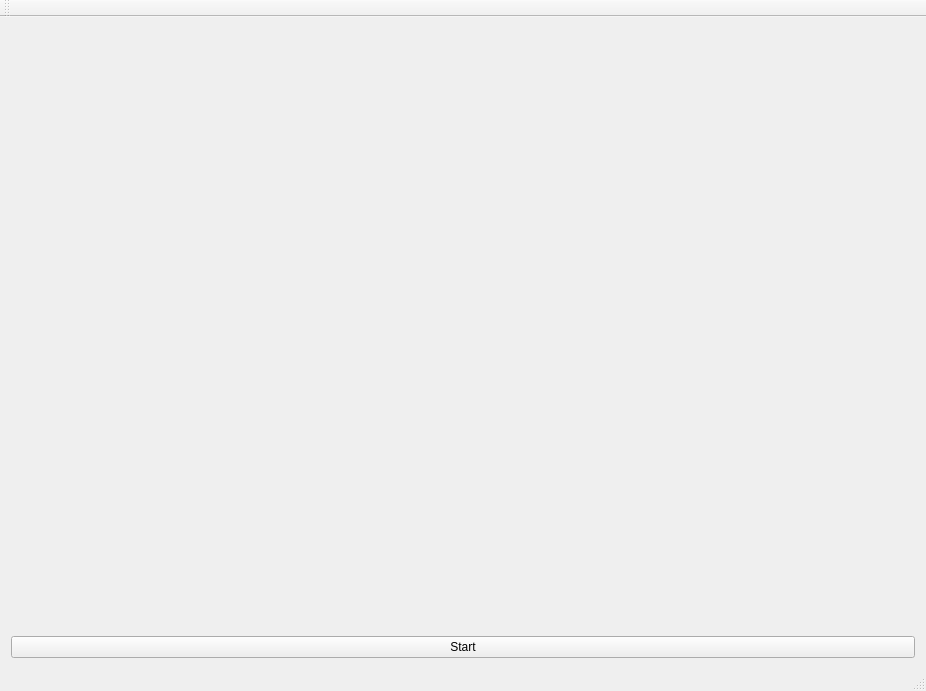
<?xml version="1.0" encoding="UTF-8"?>
<ui version="4.0">
 <class>MainWindow</class>
 <widget class="QMainWindow" name="MainWindow">
  <property name="geometry">
   <rect>
    <x>0</x>
    <y>0</y>
    <width>926</width>
    <height>691</height>
   </rect>
  </property>
  <property name="windowTitle">
   <string>MainWindow</string>
  </property>
  <widget class="QWidget" name="centralWidget">
   <layout class="QVBoxLayout" name="verticalLayout">
    <item>
     <widget class="CamViewer" name="camViewer" native="true">
      <property name="focusPolicy">
       <enum>Qt::NoFocus</enum>
      </property>
     </widget>
    </item>
    <item>
     <widget class="QPushButton" name="pushButton">
      <property name="text">
       <string>Start</string>
      </property>
     </widget>
    </item>
   </layout>
  </widget>
  <widget class="QMenuBar" name="menuBar">
   <property name="geometry">
    <rect>
     <x>0</x>
     <y>0</y>
     <width>926</width>
     <height>22</height>
    </rect>
   </property>
  </widget>
  <widget class="QToolBar" name="mainToolBar">
   <attribute name="toolBarArea">
    <enum>TopToolBarArea</enum>
   </attribute>
   <attribute name="toolBarBreak">
    <bool>false</bool>
   </attribute>
  </widget>
  <widget class="QStatusBar" name="statusBar"/>
 </widget>
 <layoutdefault spacing="6" margin="11"/>
 <customwidgets>
  <customwidget>
   <class>CamViewer</class>
   <extends>QWidget</extends>
   <header>camviewer.h</header>
  </customwidget>
 </customwidgets>
 <resources/>
 <connections/>
</ui>
